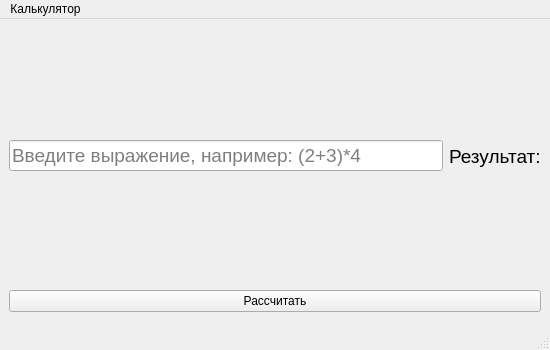
<?xml version="1.0" encoding="UTF-8"?>
<ui version="4.0">
 <class>MainWindow</class>
 <widget class="QMainWindow" name="MainWindow">
  <property name="geometry">
   <rect>
    <x>0</x>
    <y>0</y>
    <width>550</width>
    <height>350</height>
   </rect>
  </property>
  <property name="windowTitle">
   <string>Калькулятор</string>
  </property>
  <widget class="QWidget" name="centralwidget">
   <layout class="QVBoxLayout" name="verticalLayout">
    <item>
     <layout class="QHBoxLayout" name="horizontalLayout">
      <item>
       <widget class="QLineEdit" name="expression">
        <property name="placeholderText">
         <string>Введите выражение, например: (2+3)*4</string>
        </property>
        <property name="font">
         <font>
          <pointsize>14</pointsize>
         </font>
        </property>
       </widget>
      </item>
      <item>
       <widget class="QLabel" name="result_label">
        <property name="text">
         <string>Результат:</string>
        </property>
        <property name="font">
         <font>
          <pointsize>14</pointsize>
         </font>
        </property>
       </widget>
      </item>
     </layout>
    </item>
    <item>
     <widget class="QPushButton" name="calc">
      <property name="text">
       <string>Рассчитать</string>
      </property>
     </widget>
    </item>
    <item>
     <spacer name="verticalSpacer">
      <property name="orientation">
       <enum>Qt::Vertical</enum>
      </property>
     </spacer>
    </item>
   </layout>
  </widget>
  <widget class="QMenuBar" name="menubar">
   <property name="geometry">
    <rect>
     <x>0</x>
     <y>0</y>
     <width>550</width>
     <height>22</height>
    </rect>
   </property>
   <widget class="QMenu" name="menuCalc">
    <property name="title">
     <string>Калькулятор</string>
    </property>
   </widget>
   <addaction name="menuCalc"/>
  </widget>
  <widget class="QStatusBar" name="statusbar"/>
 </widget>
 <resources/>
 <connections/>
</ui>
